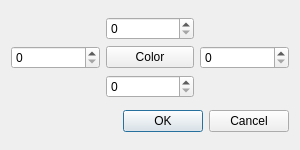
<?xml version="1.0" encoding="UTF-8"?>
<ui version="4.0">
 <class>AddBorderDialog</class>
 <widget class="QDialog" name="AddBorderDialog">
  <property name="windowModality">
   <enum>Qt::ApplicationModal</enum>
  </property>
  <property name="geometry">
   <rect>
    <x>0</x>
    <y>0</y>
    <width>300</width>
    <height>150</height>
   </rect>
  </property>
  <property name="minimumSize">
   <size>
    <width>300</width>
    <height>150</height>
   </size>
  </property>
  <property name="windowTitle">
   <string>Add border</string>
  </property>
  <layout class="QGridLayout" name="gridLayout_2">
   <item row="1" column="0">
    <widget class="QDialogButtonBox" name="buttonBox">
     <property name="orientation">
      <enum>Qt::Horizontal</enum>
     </property>
     <property name="standardButtons">
      <set>QDialogButtonBox::Cancel|QDialogButtonBox::Ok</set>
     </property>
    </widget>
   </item>
   <item row="0" column="0">
    <layout class="QGridLayout" name="gridLayout">
     <item row="0" column="1">
      <widget class="QSpinBox" name="spinBoxTop">
       <property name="maximum">
        <number>9999</number>
       </property>
      </widget>
     </item>
     <item row="1" column="0">
      <widget class="QSpinBox" name="spinBoxLeft">
       <property name="maximum">
        <number>9999</number>
       </property>
      </widget>
     </item>
     <item row="1" column="2">
      <widget class="QSpinBox" name="spinBoxRight">
       <property name="maximum">
        <number>9999</number>
       </property>
      </widget>
     </item>
     <item row="2" column="1">
      <widget class="QSpinBox" name="spinBoxBottom">
       <property name="maximum">
        <number>9999</number>
       </property>
      </widget>
     </item>
     <item row="1" column="1">
      <widget class="QPushButton" name="pushButtonColor">
       <property name="text">
        <string>Color</string>
       </property>
      </widget>
     </item>
    </layout>
   </item>
  </layout>
 </widget>
 <resources/>
 <connections>
  <connection>
   <sender>buttonBox</sender>
   <signal>accepted()</signal>
   <receiver>AddBorderDialog</receiver>
   <slot>accept()</slot>
   <hints>
    <hint type="sourcelabel">
     <x>248</x>
     <y>254</y>
    </hint>
    <hint type="destinationlabel">
     <x>157</x>
     <y>274</y>
    </hint>
   </hints>
  </connection>
  <connection>
   <sender>buttonBox</sender>
   <signal>rejected()</signal>
   <receiver>AddBorderDialog</receiver>
   <slot>reject()</slot>
   <hints>
    <hint type="sourcelabel">
     <x>316</x>
     <y>260</y>
    </hint>
    <hint type="destinationlabel">
     <x>286</x>
     <y>274</y>
    </hint>
   </hints>
  </connection>
 </connections>
</ui>
